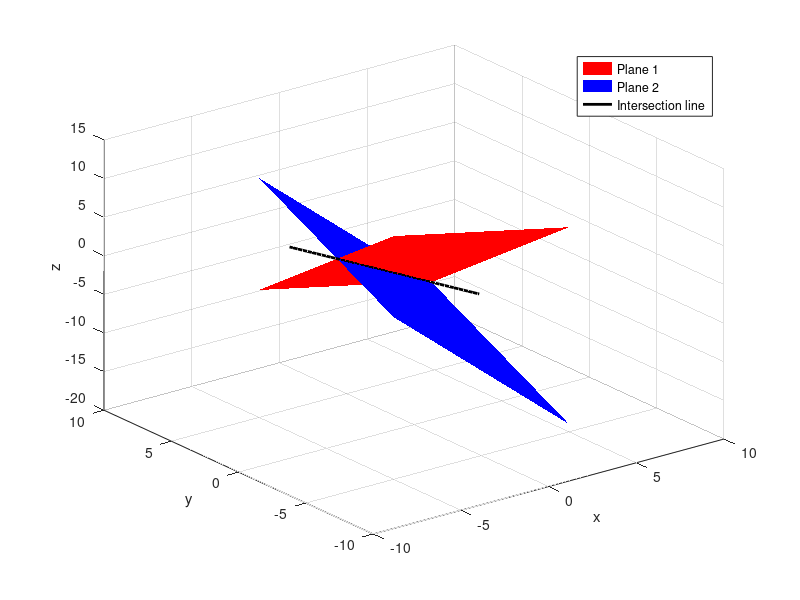

Write the MATLAB code that produced this figure.
clear;

[X, Y]=meshgrid(-5:0.1:5, -5:0.1:5);

% Plane1: x + 3y +2z = 0
Z1=(-X -3*Y + 3)/2;
% Plane2: 2x -y + z + 4 = 0
Z2=-2*X +Y -4;

t=-5:0.1:5;
L=[5*t - 11/3; 3*t; -7*t + 10/3];

figure(1);
surf(X, Y, Z1, 'FaceColor', [1 0 0], 'EdgeColor', 'none');
hold on;
surf(X, Y, Z2, 'FaceColor', [0 0 1], 'EdgeColor', 'none');
plot3(L(1,:), L(2,:), L(3,:), 'Color', 'k', 'LineWidth', 2);
xlabel('x');
ylabel('y');
zlabel('z');
legend('Plane 1', 'Plane 2', 'Intersection line');
grid on;
xlim([-10, 10]);
ylim([-10, 10]);
zlim([-20, 15]);
